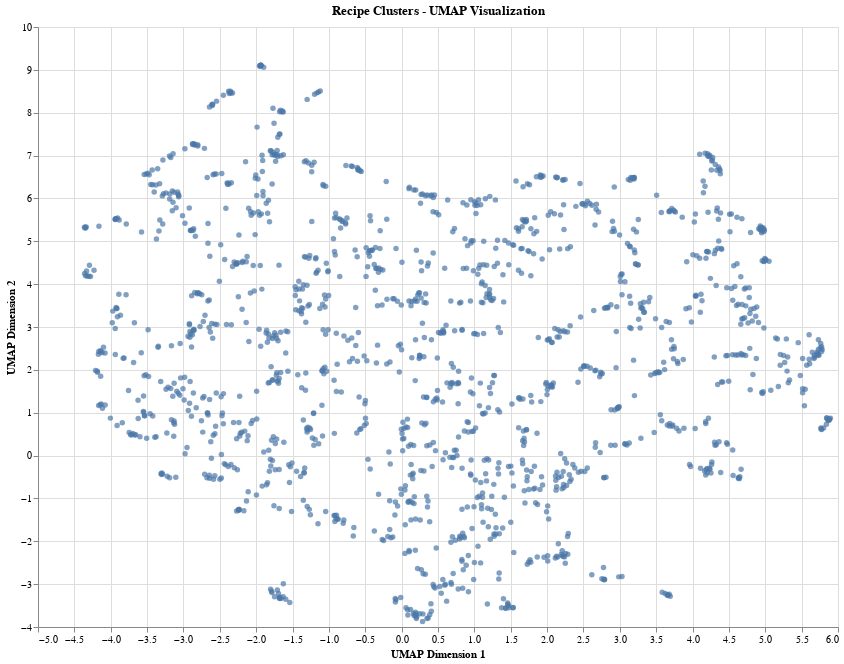

Write notebook code for a chart like this one.
### Code cell
# Create interactive plot with Altair
chart = alt.Chart(recipe_embedding_df).mark_circle().add_params(
    alt.selection_point()
).encode(
    x=alt.X('UMAP1:Q', title='UMAP Dimension 1'),
    y=alt.Y('UMAP2:Q', title='UMAP Dimension 2'),
    tooltip=['recipe_name:N', 'ingredients:N']
).properties(
    width=800,
    height=600,
    title='Recipe Clusters - UMAP Visualization'
).interactive()

# Display the chart
chart.show()

### Figure 1 — Vega-Lite specification as saved in the notebook (floating-point values rounded to 4 significant figures; data arrays with more than 128 entries replaced by an {"elided": "..."} marker saying what was removed)
{"config": {"view": {"continuousWidth": 300, "continuousHeight": 300}}, "data": {"name": "data-43a0793c18c2aeba20b8a92834bac22b"}, "mark": {"type": "circle"}, "encoding": {"tooltip": [{"field": "recipe_name", "type": "nominal"}, {"field": "ingredients", "type": "nominal"}], "x": {"field": "UMAP1", "title": "UMAP Dimension 1", "type": "quantitative"}, "y": {"field": "UMAP2", "title": "UMAP Dimension 2", "type": "quantitative"}}, "height": 600, "params": [{"name": "param_17", "select": {"type": "point"}}, {"name": "param_18", "select": {"type": "interval", "encodings": ["x", "y"]}, "bind": "scales"}], "title": "Recipe Clusters - UMAP Visualization", "width": 800, "$schema": "https://vega.github.io/schema/vega-lite/v5.20.1.json", "datasets": {"data-43a0793c18c2aeba20b8a92834bac22b": {"elided": "1514 records"}}}
